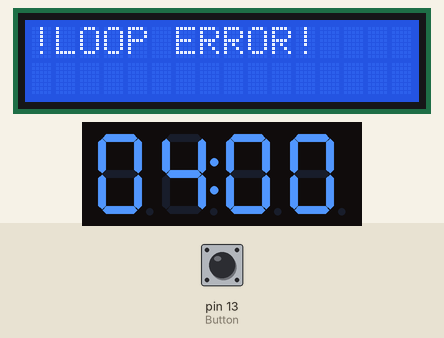
Bench run of a sketch on a simulated Arduino Uno, built for the host (arithmetic inside an expression is 32-bit, double 64-bit). Parts: 16×2 character LCD, 4-digit seven-segment display. The test bench sets the inputs (shaded band); at power-on: pin 13 (Button) LOW. Random numbers use the default seed unless the sketch sets one.

Above: at 1.2 s.
1.3 s: pin 13 (Button) pulled HIGH for 0.15 s
At 2.3 s:
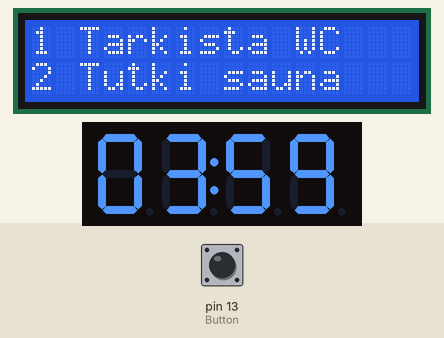
4.4 s: pin 13 (Button) pulled HIGH for 1 s
At 6.4 s:
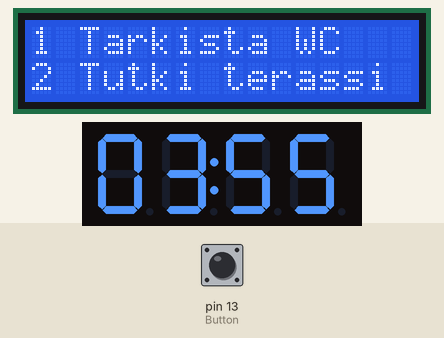
8.4 s: pin 13 (Button) pulled HIGH for 0.15 s
At 9.4 s:
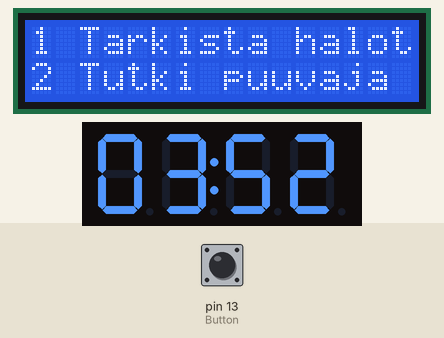
11.5 s: pin 13 (Button) pulled HIGH for 3.2 s
At 12.5 s:
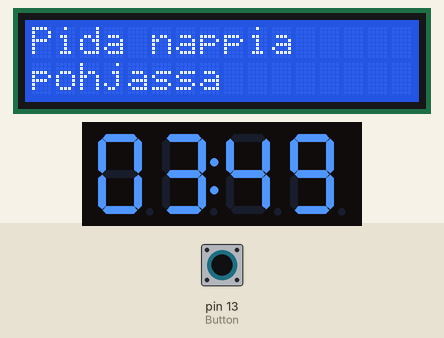
17.7 s: pin 13 (Button) pulled HIGH for 0.15 s
At 18.2 s:
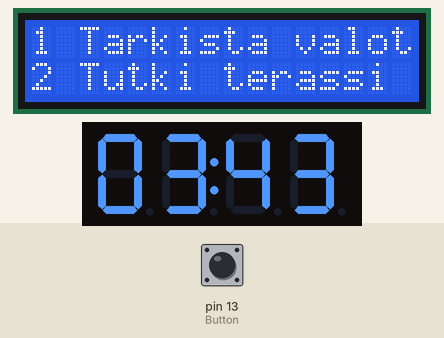
20.8 s: pin 13 (Button) pulled HIGH for 1 s
At 22.7 s:
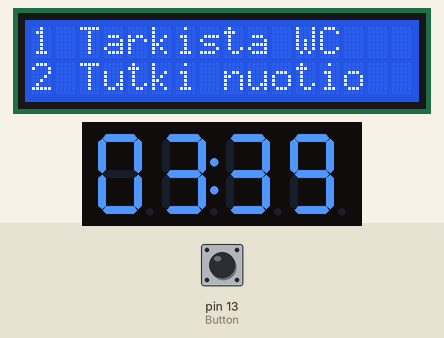
Timing chart, 0 to 24.2 s (numbered marks = the images above; inputs shaded):
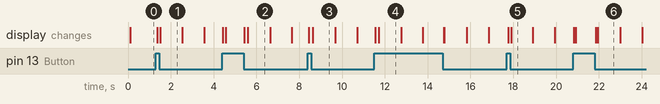

Measured:
- after the input at 1.3 s, the display: first changes after 0.06 s (image 1 shows a later state)
- what the display in image 2 shows lasts 1.0 s, from 5.6 s to 6.6 s
- what the display in image 5 shows lasts 1.0 s, from 17.9 s to 18.9 s

The sketch:

TheManager.ino
```cpp
/* THE TASK MANAGER
 *
 *
 * The Task Manager can be used to distribute tasks during a live game version of AmongUs/Werewolf/Mafioso
 * The Task Manager gives out random tasks and regions (you need to edit these to fit your needs) and also has the capability to show
 * remaining time for game rounds and play a sound after a round ends. Each round begins with the first button press and ends
 * when the timer reaches zero. If confused, read the game rules :)
 *
 * Tutorial I used to figure out millis: https://www.baldengineer.com/use-millis-with-buttons-to-delay-events.html
 * Mighty lot of help received by reading several topics at: https://forum.arduino.cc/
 *
 *
 */

#include <LiquidCrystal.h>
#include <TM1637Display.h>


// define the pins that are in use

#define CLK 6
#define DIO 7

#define Button 13
#define Piezo 8


LiquidCrystal lcd(12, 11, 5, 4, 3, 2);

// set here the time you want one round of game to last (good round time could be 4 minutes, one game lasting several rounds)

int RoundMinutes = 4;
int RoundSeconds = 0;

TM1637Display display(CLK, DIO);
uint8_t data[] = {0, 0, 0, 0};

int task;                   // used to randomly select a task for the player
int region;                 // used to randomly select a region for the player
int ButtonState = 0;        // current state of the button
int oldButtonState = 0;     // previous state of the button
boolean countdown = false;  // boolean to check if we should be counting down, or waiting for next round
int Minutes = RoundMinutes; // Temporary value
int Seconds = RoundSeconds; // Temporary value

unsigned long previousMillis = 0;    // Avoiding delay() by using Millis to run multiple things at the same time (countdown not affected by button presses)
unsigned long interval = 1000;       // Setting countdown interval to 1000ms (1s)


void setup() {
pinMode(Button, INPUT);     // button can now give us INPUT
lcd.begin(16, 2);           // LCD size is width: 16, height: 2
randomSeed(analogRead(0));  // this will make our random more ramdom
lcd.print("!LOOP ERROR!");  // if you see this, you messed up something within the loop, yikes!
}


void loop() {

ButtonState = digitalRead(Button);
unsigned long currentMillis = millis();
display.showNumberDecEx(Seconds, 0x00, true, 2, 2);
display.showNumberDecEx(Minutes, 0x40, true, 2, 0);

  if (ButtonState != oldButtonState)
  {

    if (ButtonState == LOW)
    {
     countdown = true;         // this starts the clock (round), if it's not already started
     task = random(6);
     region = random(6);
     lcd.clear();
     lcd.setCursor(0,0);


     // Tasks and regions. Please edit. Confused? See Game Rules for explanation on what to put here.
     switch(task){
     case 0:
     lcd.print("1 Tarkista halot");
     break;
     case 1:
     lcd.print("1 Tarkista vesi");
     break;
     case 2:
     lcd.print("1 Tarkista WC");
     break;
     case 3:
     lcd.print("1 Tarkista tie");
     break;
     case 4:
     lcd.print("1 Tarkista ovet");
     break;
     case 5:
     lcd.print("1 Tarkista valot");
     break;
    }

    lcd.setCursor(0,1);

     switch(region){
     case 0:
     lcd.print("2 Tutki puuvaja");
     break;
     case 1:
     lcd.print("2 Tutki sauna");
     break;
     case 2:
     lcd.print("2 Tutki huussi");
     break;
     case 3:
     lcd.print("2 Tutki nuotio");
     break;
     case 4:
     lcd.print("2 Tutki terassi");
     break;
     case 5:
     lcd.print("2 Tutki metsa");
     break;
     }

 }

    if (ButtonState == HIGH)
    {
     lcd.clear();
     lcd.setCursor(0,0);
     lcd.print("Pida nappia");
     lcd.setCursor(0,1);
     lcd.print("pohjassa");
    }

 }

  oldButtonState = ButtonState;

// COUNTDOWN TIMER, with sound <3
  display.setBrightness(0x0f);

  data[4] = display.encodeDigit(Seconds % 10);
  data[3] = display.encodeDigit(Seconds / 10);
  data[2] = display.encodeDigit(Minutes % 10);
  data[1] = display.encodeDigit(Minutes % 10);
  data[0] = display.encodeDigit(Minutes / 10);

  if (currentMillis - previousMillis > interval && countdown == true)
  {
   previousMillis = currentMillis;

    if (Seconds > 0)
    {
     Seconds -= 1;
    }
    else
    {
      if (Minutes > 0)
        {
        Seconds = 59;
        Minutes -= 1;
        }
    }
  }

  if(Minutes == 0 && Seconds == 0)
  {   // after counting down to zero, we setup a new round, play a sound and wait for a button press to start the countdown again
    Minutes = RoundMinutes;
    Seconds = RoundSeconds;
    tone(Piezo,10000,1000);
    countdown = false;
  }

}
```
